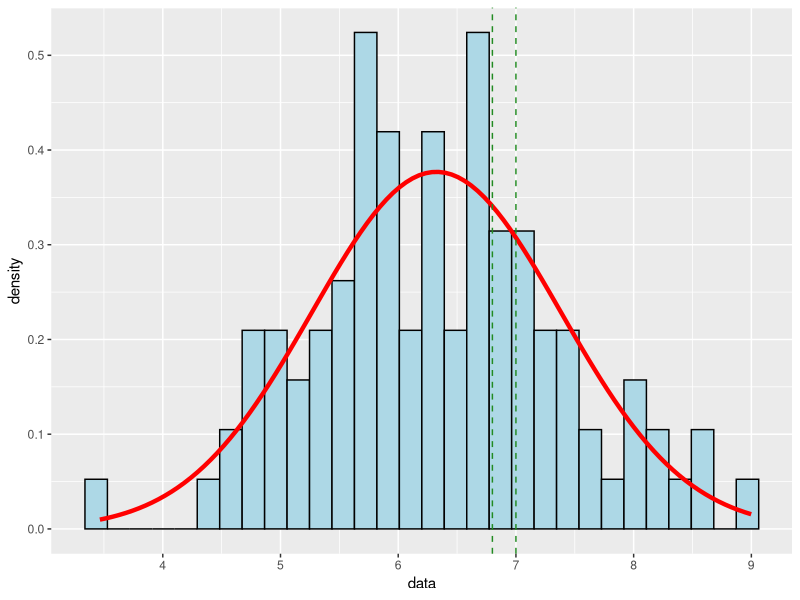
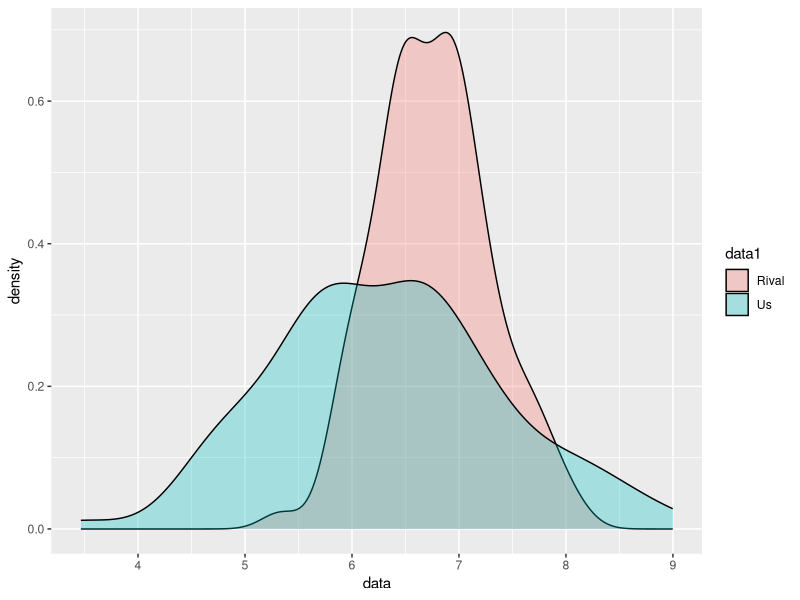
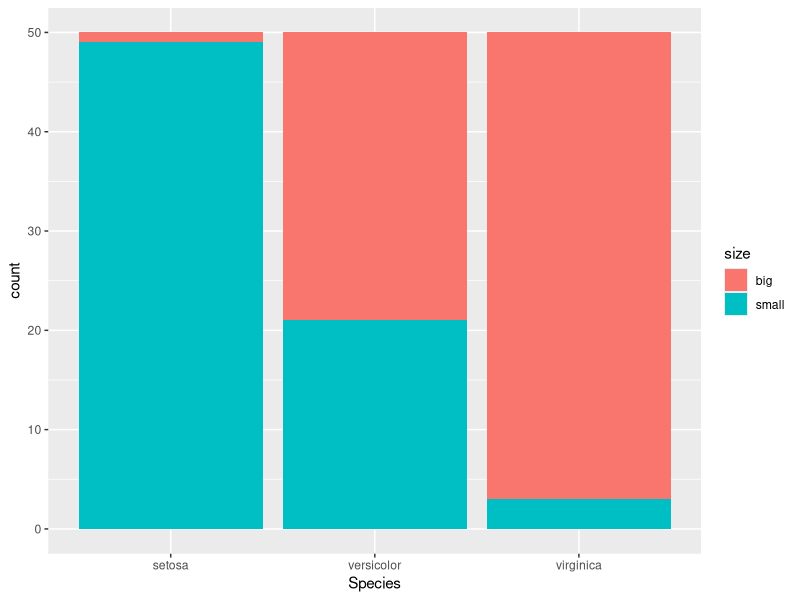

The R script that drew these images, in order:
## ---- chunk 1
knitr::opts_chunk$set(echo = TRUE)
## ---- chunk 2
## Get sample data
set.seed(30)
x <- as.data.frame(rnorm(100, mean = 6.4, sd = 1))
## ---- chunk 3
## Run one sample t-test against mean 7
t.test(x, mu = 7)
## ---- chunk 4
## One sample t-test, alternative as greater than
t.test(x, mu = 6.8, alternative = 'greater')
## ---- chunk 5
## One sample t-test, alternative as less than
t.test(x, mu = 6.8, alternative = 'less')
## ---- chunk 6
## Visualize distributions
library(ggplot2)
colnames(x) <- "data"

ggplot(x, aes(x=data)) + geom_histogram(aes(y = after_stat(density)), color = 'black', fill = 'lightblue') + 
  stat_function(fun = dnorm, args = list(mean = mean(x$data), sd = sd(x$data)), lwd = 1.5, color = 'red') + 
  geom_vline(xintercept = 6.8, linetype = "dashed", color = "forestgreen") + 
  geom_vline(xintercept = 7, linetype = "dashed", color = "forestgreen")
## ---- chunk 7
## Two-sample t-test
# Generate data
set.seed(30)
y <- as.data.frame(rnorm(100, mean = 6.8, sd = 0.5))
## ---- chunk 8
# Test for differences
t.test(x,y)
## ---- chunk 9
## Two sample t-test, one-tailed
t.test(x,y, alternative = 'less')
## ---- chunk 10
# Visualize distributions
colnames(y) <- "data"
Schools <- rbind(x,y)
Schools$data1 <- ifelse(seq.int(nrow(Schools)) < 101, "Us", "Rival")
Schools$dataX <- ifelse(Schools$data1 == "Us", Schools$data, NA)
Schools$dataY <- ifelse(Schools$data1 == "Rival", Schools$data, NA)

ggplot(data = Schools, aes(x = data, group = data1, fill = data1)) + geom_density(alpha = 0.3)
## ---- chunk 11
## Coin initialization
coin <- c("heads", "tails")
n <- 100

## Team 1, fair coin
Prob1 <- c(0.5,0.5)
set.seed(30)
samps1 <- as.data.frame(table(sample(coin, n, replace = TRUE, prob = Prob1)))

## Team 2, weighted coin
Prob2 <- c(0.6,0.4)
set.seed(30)
samps2 <- as.data.frame(table(sample(coin, n, replace = TRUE, prob = Prob2)))

## See data
samps1
samps2
## ---- chunk 12
# Compare
summary <- cbind(samps1, samps2)
summary <- summary[-c(3)]
summary
## ---- chunk 13
# Significant win?
prop.test(x = c(39,68), n = c(100,100), alternative = "less", conf.level = 0.95)
## ---- chunk 14
# Cheated? One Sample proportion
prop.test(x = 68, n = 100, p = 0.5, alternative = "greater")
## ---- chunk 15
## Chi-sq test for association
data <- iris

data$size <- ifelse(data$Sepal.Length < median(data$Sepal.Length),
                    "small", "big"
)

# Generate contingency table
Table <- table(data$Species, data$size)
Table

# Visual Aid
ggplot(data) + aes(x = Species, fill = size) +
  geom_bar()
## ---- chunk 16
# Run chi-sq test
test <- chisq.test(Table)
test
test$expected
## ---- chunk 17
# Test against expected probability of big per species
big <- c(1, 29, 47)
test <- chisq.test(big, p = c(1/6, 1/3, 1/2))
test
test$expected
